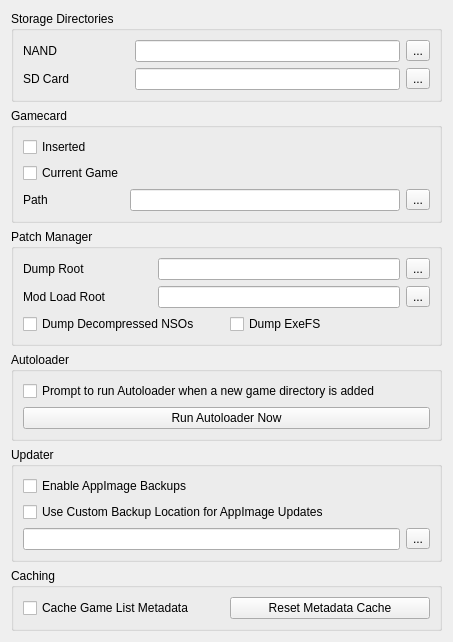
<?xml version="1.0" encoding="UTF-8"?>
<ui version="4.0">
 <class>ConfigureFilesystem</class>
 <widget class="QWidget" name="ConfigureFilesystem">
  <property name="geometry">
   <rect>
    <x>0</x>
    <y>0</y>
    <width>453</width>
    <height>561</height>
   </rect>
  </property>
  <property name="windowTitle">
   <string>Form</string>
  </property>
  <property name="accessibleName">
   <string>Filesystem</string>
  </property>
  <layout class="QVBoxLayout" name="verticalLayout">
   <item>
    <layout class="QVBoxLayout" name="verticalLayout_3">
     <item>
      <widget class="QGroupBox" name="groupBox">
       <property name="title">
        <string>Storage Directories</string>
       </property>
       <layout class="QGridLayout" name="gridLayout">
        <item row="0" column="0">
         <widget class="QLabel" name="label">
          <property name="text">
           <string>NAND</string>
          </property>
         </widget>
        </item>
        <item row="0" column="3">
         <widget class="QToolButton" name="nand_directory_button">
          <property name="text">
           <string>...</string>
          </property>
         </widget>
        </item>
        <item row="0" column="2">
         <widget class="QLineEdit" name="nand_directory_edit"/>
        </item>
        <item row="1" column="2">
         <widget class="QLineEdit" name="sdmc_directory_edit"/>
        </item>
        <item row="1" column="0">
         <widget class="QLabel" name="label_2">
          <property name="text">
           <string>SD Card</string>
          </property>
         </widget>
        </item>
        <item row="1" column="3">
         <widget class="QToolButton" name="sdmc_directory_button">
          <property name="text">
           <string>...</string>
          </property>
         </widget>
        </item>
        <item row="0" column="1">
         <spacer name="horizontalSpacer">
          <property name="orientation">
           <enum>Qt::Horizontal</enum>
          </property>
          <property name="sizeType">
           <enum>QSizePolicy::Maximum</enum>
          </property>
          <property name="sizeHint" stdset="0">
           <size>
            <width>60</width>
            <height>20</height>
           </size>
          </property>
         </spacer>
        </item>
       </layout>
      </widget>
     </item>
     <item>
      <widget class="QGroupBox" name="groupBox_2">
       <property name="title">
        <string>Gamecard</string>
       </property>
       <layout class="QGridLayout" name="gridLayout_2">
        <item row="2" column="1">
         <widget class="QLabel" name="label_3">
          <property name="text">
           <string>Path</string>
          </property>
         </widget>
        </item>
        <item row="2" column="2">
         <widget class="QLineEdit" name="gamecard_path_edit"/>
        </item>
        <item row="0" column="1">
         <widget class="QCheckBox" name="gamecard_inserted">
          <property name="text">
           <string>Inserted</string>
          </property>
         </widget>
        </item>
        <item row="1" column="1">
         <widget class="QCheckBox" name="gamecard_current_game">
          <property name="text">
           <string>Current Game</string>
          </property>
         </widget>
        </item>
        <item row="2" column="3">
         <widget class="QToolButton" name="gamecard_path_button">
          <property name="text">
           <string>...</string>
          </property>
         </widget>
        </item>
       </layout>
      </widget>
     </item>
     <item>
      <widget class="QGroupBox" name="groupBox_4">
       <property name="title">
        <string>Patch Manager</string>
       </property>
       <layout class="QGridLayout" name="gridLayout_4">
        <item row="1" column="2">
         <widget class="QLineEdit" name="load_path_edit"/>
        </item>
        <item row="0" column="2">
         <widget class="QLineEdit" name="dump_path_edit"/>
        </item>
        <item row="0" column="3">
         <widget class="QToolButton" name="dump_path_button">
          <property name="text">
           <string>...</string>
          </property>
         </widget>
        </item>
        <item row="1" column="3">
         <widget class="QToolButton" name="load_path_button">
          <property name="text">
           <string>...</string>
          </property>
         </widget>
        </item>
        <item row="2" column="0" colspan="4">
         <layout class="QHBoxLayout" name="horizontalLayout">
          <item>
           <widget class="QCheckBox" name="dump_nso">
            <property name="text">
             <string>Dump Decompressed NSOs</string>
            </property>
           </widget>
          </item>
          <item>
           <widget class="QCheckBox" name="dump_exefs">
            <property name="text">
             <string>Dump ExeFS</string>
            </property>
           </widget>
          </item>
         </layout>
        </item>
        <item row="1" column="0">
         <widget class="QLabel" name="label_9">
          <property name="text">
           <string>Mod Load Root</string>
          </property>
         </widget>
        </item>
        <item row="0" column="0">
         <widget class="QLabel" name="label_8">
          <property name="text">
           <string>Dump Root</string>
          </property>
         </widget>
        </item>
        <item row="0" column="1">
         <spacer name="horizontalSpacer_2">
          <property name="orientation">
           <enum>Qt::Horizontal</enum>
          </property>
          <property name="sizeType">
           <enum>QSizePolicy::Fixed</enum>
          </property>
          <property name="sizeHint" stdset="0">
           <size>
            <width>40</width>
            <height>20</height>
           </size>
          </property>
         </spacer>
        </item>
       </layout>
      </widget>
     </item>
     <item>
      <widget class="QGroupBox" name="autoloader_group">
       <property name="title">
        <string>Autoloader</string>
       </property>
       <layout class="QVBoxLayout" name="verticalLayout_Autoloader">
        <item>
         <widget class="QCheckBox" name="prompt_for_autoloader">
          <property name="text">
           <string>Prompt to run Autoloader when a new game directory is added</string>
          </property>
         </widget>
        </item>
        <item>
         <widget class="QPushButton" name="run_autoloader_button">
          <property name="text">
           <string>Run Autoloader Now</string>
          </property>
         </widget>
        </item>
       </layout>
      </widget>
     </item>
     <item>
      <widget class="QGroupBox" name="updater_group">
       <property name="title">
        <string>Updater</string>
       </property>
       <layout class="QGridLayout" name="gridLayout_updater">
        <item row="0" column="0" colspan="2">
         <widget class="QCheckBox" name="enable_backups_checkbox">
          <property name="text">
           <string>Enable AppImage Backups</string>
          </property>
         </widget>
        </item>
        <item row="1" column="0">
         <widget class="QCheckBox" name="custom_backup_location_checkbox">
          <property name="text">
           <string>Use Custom Backup Location for AppImage Updates</string>
          </property>
         </widget>
        </item>
        <item row="2" column="0">
         <widget class="QLineEdit" name="custom_backup_location_edit"/>
        </item>
        <item row="2" column="1">
         <widget class="QToolButton" name="custom_backup_location_button">
          <property name="text">
           <string>...</string>
          </property>
         </widget>
        </item>
       </layout>
      </widget>
     </item>
     <item>
      <widget class="QGroupBox" name="groupBox_5">
       <property name="title">
        <string>Caching</string>
       </property>
       <layout class="QGridLayout" name="gridLayout_5">
        <item row="0" column="0" colspan="2">
         <layout class="QHBoxLayout" name="horizontalLayout_2">
          <item>
           <widget class="QCheckBox" name="cache_game_list">
            <property name="text">
             <string>Cache Game List Metadata</string>
            </property>
           </widget>
          </item>
          <item>
           <widget class="QPushButton" name="reset_game_list_cache">
            <property name="text">
             <string>Reset Metadata Cache</string>
            </property>
           </widget>
          </item>
         </layout>
        </item>
       </layout>
      </widget>
     </item>
    </layout>
   </item>
   <item>
    <spacer name="verticalSpacer">
     <property name="orientation">
      <enum>Qt::Vertical</enum>
     </property>
     <property name="sizeHint" stdset="0">
      <size>
       <width>20</width>
       <height>40</height>
      </size>
     </property>
    </spacer>
   </item>
  </layout>
 </widget>
 <resources/>
 <connections/>
</ui>
